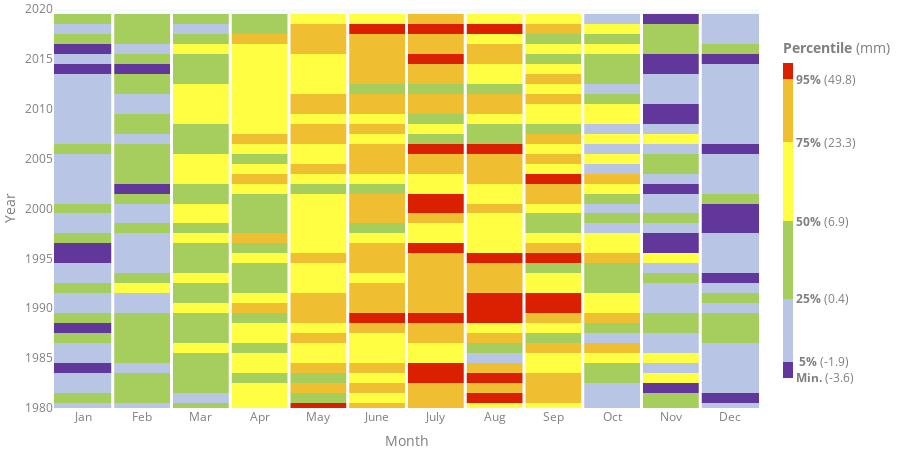

The code cell stored with this chart in its notebook:
### Code cell
trace = go.Heatmap(
    z=df['percentile'],
    x=df['datetime'].dt.month,
    y=df['datetime'].dt.year,
    text=df['mean__monthly__soil_moisture_deficit'],
    colorscale=PERCENTILE_COLORSCALE, 
    colorbar=dict(
                tickmode='array',
                thickness=10,
                len=0.9,
        
    title='<b>Percentile</b> (mm)',
            ticktext=[
                '<b>Min.</b> (-3.6)', 
                '<b> 5%</b> (-1.9)', 
                '<b>25%</b> (0.4)', 
                '<b>50%</b> (6.9)',
                '<b>75%</b> (23.3)', 
                '<b>95%</b> (49.8)'],
            tickvals=[0,5,24,47, 71, 90]  
    ),
    hovertemplate='%{x} %{y}<br>'+
    'Mean SMD: %{text:.2f} mm<extra></extra>'
)
figure_4_5 = go.Figure(data=trace, layout=TIMESERIES_LAYOUT)
figure_4_5.update_layout(
yaxis=dict(
    title='Year',
    range=[1980, 2020]
),
xaxis=dict(
    title='Month',
    ticktext=['Jan','Feb','Mar','Apr','May','June','July','Aug','Sep','Oct','Nov','Dec'],
    showgrid=False,
   tickvals=[1, 2, 3, 4, 5, 6, 7, 8, 9, 10, 11, 12],
))

# Include white lines as xaxis gridlines
x0=1.5
for i in range(0,11):
    figure_4_5.add_shape(type='line',
                        x0=x0, y0=1979.5, x1=x0, y1=2019.5,
                        line=dict(color='White', width=3))
    x0+=1

figure_4_5

### Figure 1 — Plotly figure (JSON) as saved in the notebook; plotly's stock layout.template omitted (floating-point values rounded to 4 significant figures; data arrays with more than 128 entries replaced by an {"elided": "..."} marker saying what was removed)
{"data": [{"colorbar": {"len": 0.9, "thickness": 10, "tickmode": "array", "ticktext": ["<b>Min.</b> (-3.6)", "<b> 5%</b> (-1.9)", "<b>25%</b> (0.4)", "<b>50%</b> (6.9)", "<b>75%</b> (23.3)", "<b>95%</b> (49.8)"], "tickvals": [0, 5, 24, 47, 71, 90], "title": {"text": "<b>Percentile</b> (mm)"}}, "colorscale": [[0, "rgb(98, 55, 155)"], [0.05, "rgb(98, 55, 155)"], [0.05, "rgb(184, 197, 229)"], [0.25, "rgb(184, 197, 229)"], [0.25, "rgb(166, 206, 93)"], [0.5, "rgb(166, 206, 93)"], [0.5, "rgb(255, 254, 66)"], [0.75, "rgb(255, 254, 66)"], [0.75, "rgb(239, 191, 49)"], [0.95, "rgb(239, 191, 49)"], [0.95, "rgb(219, 32, 1)"], [1, "rgb(219, 32, 1)"]], "hovertemplate": "%{x} %{y}<br>Mean SMD: %{text:.2f} mm<extra></extra>", "text": {"elided": "480 float values"}, "type": "heatmap", "x": {"elided": "480 int values"}, "y": {"elided": "480 int values"}, "z": {"elided": "480 int values"}}], "layout": {"font": {"color": "#7f7f7f"}, "height": 450, "hovermode": "closest", "legend": {"bgcolor": "rgba(0,0,0,0)", "itemclick": false, "itemdoubleclick": false, "orientation": "h"}, "margin": {"b": 0, "l": 0, "r": 0, "t": 0}, "paper_bgcolor": "rgba(0,0,0,0)", "plot_bgcolor": "#f7fbfd", "shapes": [{"line": {"color": "White", "width": 3}, "type": "line", "x0": 1.5, "x1": 1.5, "y0": 1980.0, "y1": 2020.0}, {"line": {"color": "White", "width": 3}, "type": "line", "x0": 2.5, "x1": 2.5, "y0": 1980.0, "y1": 2020.0}, {"line": {"color": "White", "width": 3}, "type": "line", "x0": 3.5, "x1": 3.5, "y0": 1980.0, "y1": 2020.0}, {"line": {"color": "White", "width": 3}, "type": "line", "x0": 4.5, "x1": 4.5, "y0": 1980.0, "y1": 2020.0}, {"line": {"color": "White", "width": 3}, "type": "line", "x0": 5.5, "x1": 5.5, "y0": 1980.0, "y1": 2020.0}, {"line": {"color": "White", "width": 3}, "type": "line", "x0": 6.5, "x1": 6.5, "y0": 1980.0, "y1": 2020.0}, {"line": {"color": "White", "width": 3}, "type": "line", "x0": 7.5, "x1": 7.5, "y0": 1980.0, "y1": 2020.0}, {"line": {"color": "White", "width": 3}, "type": "line", "x0": 8.5, "x1": 8.5, "y0": 1980.0, "y1": 2020.0}, {"line": {"color": "White", "width": 3}, "type": "line", "x0": 9.5, "x1": 9.5, "y0": 1980.0, "y1": 2020.0}, {"line": {"color": "White", "width": 3}, "type": "line", "x0": 10.5, "x1": 10.5, "y0": 1980.0, "y1": 2020.0}, {"line": {"color": "White", "width": 3}, "type": "line", "x0": 11.5, "x1": 11.5, "y0": 1980.0, "y1": 2020.0}], "xaxis": {"fixedrange": true, "showgrid": false, "ticktext": ["Jan", "Feb", "Mar", "Apr", "May", "June", "July", "Aug", "Sep", "Oct", "Nov", "Dec"], "tickvals": [1, 2, 3, 4, 5, 6, 7, 8, 9, 10, 11, 12], "title": {"text": "Month"}}, "yaxis": {"fixedrange": true, "range": [1980, 2020], "title": {"text": "Year"}}}}
